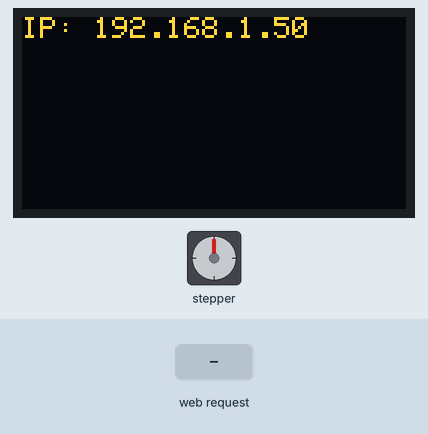
Simulated run of this sketch. Board: ESP32. Parts: 128×64 one-colour display, stepper motor. The test bench sets the inputs (shaded band). The OLED is the two-colour kind (top 16 rows yellow); WiFi joins after 1.5 s; servers stay silent unless stated; stepper angles assume 2038 steps per turn; what the sketch prints to the serial monitor is not drawn.

Above: at 2.7 s.
2.8 s: HTTP request GET /forward received
At 3.25 s:
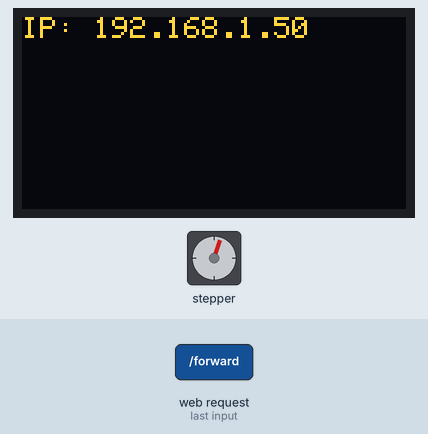
At 3.85 s:
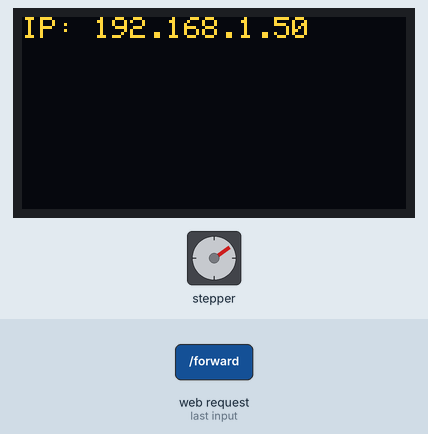
Timing chart, 0 to 16.0 s (numbered marks = the images above; inputs shaded):
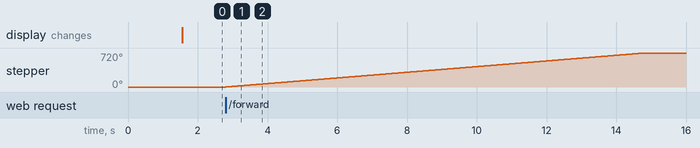

Measured:
- after the input at 2.8 s, stepper: turns 720° clockwise in 12.0 s, starting at once

The sketch:

17.ino
```cpp
#include <Stepper.h>    // 步进电机控制库
#include <WiFi.h>       // ESP32 WiFi功能库
#include <WebServer.h>  // 网页服务器库
#include <Adafruit_GFX.h> // OLED库
#include <Adafruit_SH110X.h>

// 电机参数（28BYJ-48）
const int STEPS_PER_REV = 2038;  // 实际步数/圈
const int MOTOR_PIN1 = 14;       // IN1
const int MOTOR_PIN2 = 27;       // IN2
const int MOTOR_PIN3 = 16;       // IN3
const int MOTOR_PIN4 = 17;       // IN4

// 固定参数
const int motorSpeed = 10;      // 固定转速10rpm
const int rotationCount = 2;    // 固定旋转2圈

// 设置WiFi名称和WIFI密码
const char* ssid = "YourWiFiSSID";         // 修改为你自己的WiFi名称
const char* password = "YourWiFiPassword"; // 修改为你自己的WiFi密码

// 初始化步进电机（请注意引脚顺序：IN1 - IN3 - IN2 - IN4）
Stepper myStepper(STEPS_PER_REV, MOTOR_PIN1, MOTOR_PIN3, MOTOR_PIN2, MOTOR_PIN4);

// OLED 配置
#define SCREEN_WIDTH 128
#define SCREEN_HEIGHT 64
#define OLED_RESET -1  // 共享 I2C 重置操作
#define I2C_ADDRESS 0x3C  // 默认0x3C地址

// 创建一个显示对象
Adafruit_SH1106G display(SCREEN_WIDTH, SCREEN_HEIGHT, &Wire, OLED_RESET);

WebServer server(80);  // 在端口80上创建Web服务器

void setup() {
  Serial.begin(9600);

  Wire.begin(); // 初始化I2C总线

  // 初始化 OLED
  if(!display.begin(I2C_ADDRESS, true)) {  // 真正的分辨率是 128x64
    Serial.println("SH1106初始化失败");
    while(1);  // 陷入困境且无法继续前进
  }

  // 清空屏幕并设置文本属性
  display.clearDisplay();
  display.setTextSize(1);      // 文本尺寸
  display.setTextColor(SH110X_WHITE);  // 单色显示
  display.setCursor(0, 0);   // 设定起始位置

  // 连接到 WiFi
  WiFi.begin(ssid, password);
  Serial.print("正在连接WiFi...");
  while (WiFi.status() != WL_CONNECTED) {
    delay(500);
    Serial.print(".");
  }
  Serial.println("");
  Serial.println("已连接Wi-Fi.");
  Serial.print("IP: ");
  Serial.println(WiFi.localIP()); // 打印获取到的IP地址
  display.print("IP: ");
  display.println(WiFi.localIP()); // OLED显示获取到的IP地址
  display.display();

  // 设置路由器
  server.on("/", handleRoot);
  server.on("/forward", []() {
    rotateMotor(rotationCount, false);
    server.send(200, "text/plain", "");
  });
  server.on("/reverse", []() {
    rotateMotor(rotationCount, true);
    server.send(200, "text/plain", "");
  });

  server.begin();
  Serial.println("HTTP服务器已启动.");
}

void loop() {
  server.handleClient();
}

// 电机旋转功能
void rotateMotor(int turns, bool reverse) {
  myStepper.setSpeed(motorSpeed);
  int steps = STEPS_PER_REV * turns * (reverse ? -1 : 1);
  myStepper.step(steps);
}

// 网页界面（中文版）
void handleRoot() {
  String html = R"=====(
<!DOCTYPE html>
<html>
<head>
  <meta charset="UTF-8">
  <meta name="viewport" content="width=device-width, initial-scale=1">
  <title>ESP32 窗帘控制</title>
  <style>
    body {
      font-family: Arial;
      text-align: center;
      margin: 0 auto;
      padding: 20px;
      max-width: 400px;
    }
    .control-panel {
      margin: 20px auto;
      padding: 20px;
      background: #f5f5f5;
      border-radius: 10px;
      box-shadow: 0 2px 5px rgba(0,0,0,0.1);
    }
    .btn {
      display: inline-block;
      padding: 12px 24px;
      margin: 10px;
      background: #3498db;
      color: white;
      text-decoration: none;
      border-radius: 5px;
      border: none;
      font-size: 16px;
      cursor: pointer;
      transition: background 0.3s;
    }
    .btn:hover {
      background: #2980b9;
    }
    .btn-reverse {
      background: #e74c3c;
    }
    .btn-reverse:hover {
      background: #c0392b;
    }
  </style>
</head>
<body>
  <div class="control-panel">
    <h2>ESP32 窗帘控制</h2>
    <p>固定设置：转速 10 转/分钟，每次 2 圈</p>
    <button class="btn" onclick="controlMotor('forward')">拉开窗帘</button>
    <button class="btn btn-reverse" onclick="controlMotor('reverse')">关闭窗帘</button>
  </div>

  <script>
    function controlMotor(direction) {
      fetch('/' + direction)
        .catch(err => console.log('请求失败', err));
    }
  </script>
</body>
</html>
)=====";

  server.send(200, "text/html", html);
}
```
